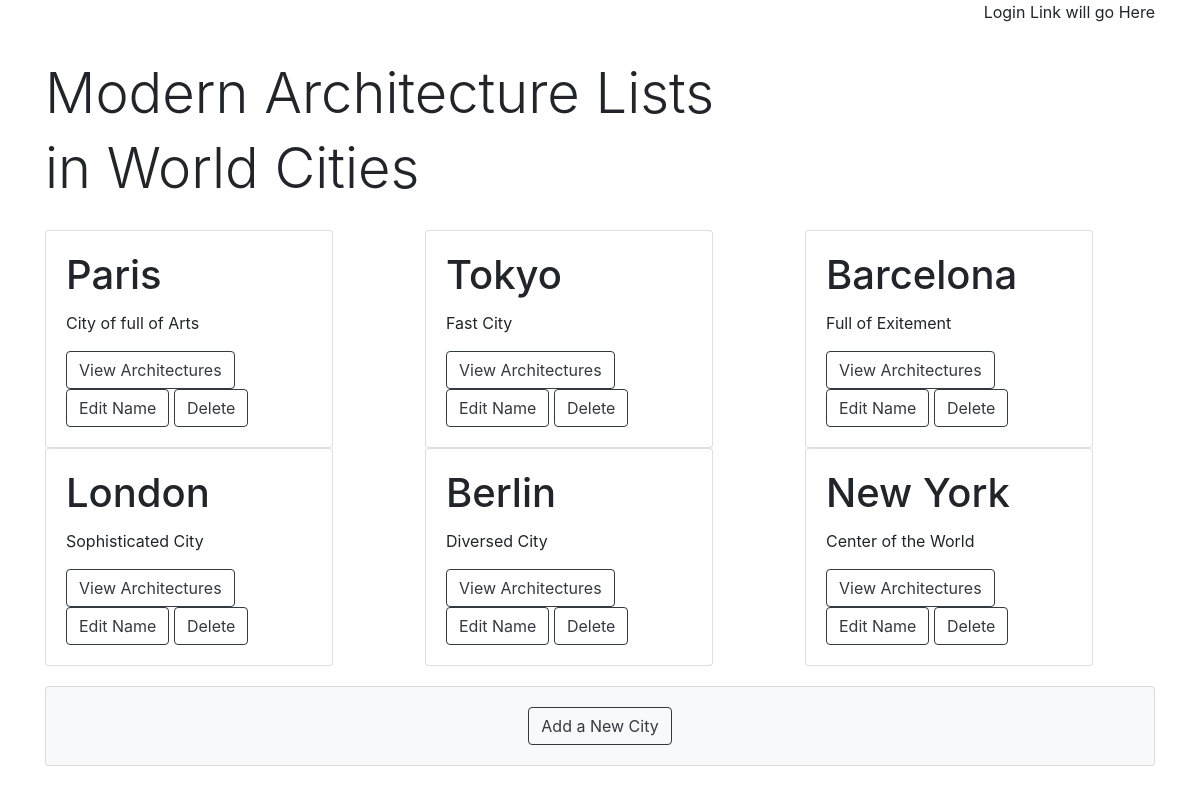
Before: /cities/ with the older database file.
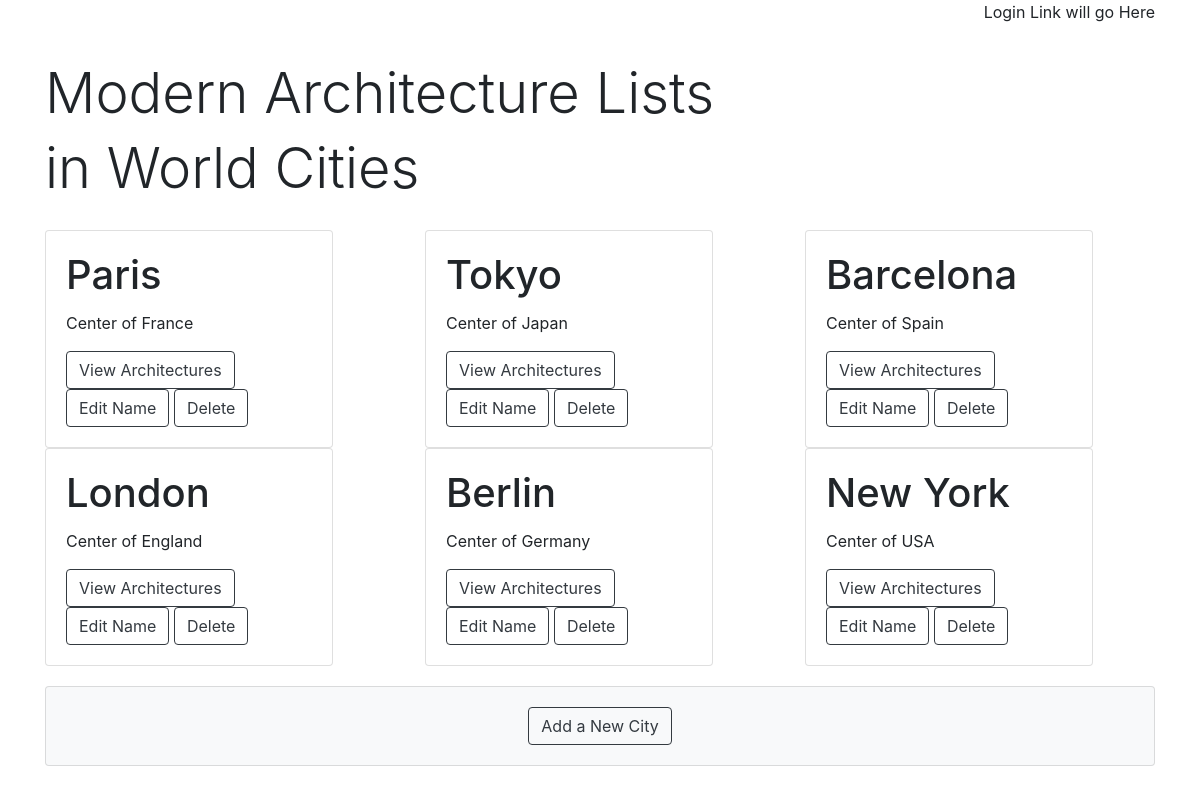
After: the same page with the newer database file.
### database_setup.py (models this page shows)
class City(Base):
    __tablename__ = 'city'
    id = Column(Integer, primary_key=True)
    name = Column(String(250), nullable=False)
    description = Column(String(250), nullable=False)
    user_id = Column(Integer, ForeignKey('user.id'))
    user = relationship(User)

### project.py (the view)
@app.route('/')
@app.route('/cities/')
def showCities():
    cities = session.query(City).order_by(City.id)
    return render_template('cities.html', cities=cities)

### templates/cities.html
{% extends "main.html" %}
{% block content %}
{% include "header.html" %}
<div class='row'>
    <h1 class='col-12 display-4'>Modern Architecture Lists</h1>
    <h1 class='col-12 display-4'>in World Cities</h1>
</div>
<div class='row'>
	{% for city in cities %}
        <div class='col-sm-4'>
            <div class="card" style="width: 18rem;">
                <div class="card-body">
                    <h1 class="card-title">{{city.name}}</h1>
                    <p class="card-text">{{city.description}}</p>
                    <a href="{{url_for('showArchitectures', city_id=city.id)}}" class='btn btn-outline-dark'>View Architectures</a>
                    <a href="{{url_for('editCity', city_id=city.id)}}" class='btn btn-outline-dark'>Edit Name</a>
                    <a href="{{url_for('deleteCity', city_id=city.id)}}" class='btn btn-outline-dark'>Delete</a>
                </div>
            </div>
        </div>
    {% endfor %}
</div>
<div class='row'>
    <div class='col-sm-12'>
            <div class="card bg-light mb-3">
            <div class="card-body text-center">
                <a href="{{url_for('newCity')}}" class='btn btn-outline-dark'>Add a New City</a>
            </div>
        </div>
    </div>
</div>
{% endblock %}

### templates/main.html (shortened to what this page needs)
<!DOCTYPE html>
<html lang="en">
	<head>
		<link rel="stylesheet" href="//netdna.bootstrapcdn.com/bootstrap/4.1.2/css/bootstrap.min.css">
		<link rel=stylesheet type=text/css href="{{ url_for('static', filename='styles.css') }}">
	</head>
	<body>
		<div class="container">
			{% block content %}
			{% endblock %}
		</div>
	</body>
</html>

### templates/header.html
<div class="row top-menu">
	<div class="col-md-6">
	</div>
	<div class="col-md-6 text-right">
					<p>Login Link will go Here </p>
	</div>
</div>

### static/styles.css (style rules this page uses)
.row { padding-bottom: 20px; }

Changed rows visible on the page:
changed City "Paris": description "City of full of Arts" → "Center of France"
changed City "Tokyo": description "Fast City" → "Center of Japan"
changed City "Barcelona": description "Full of Exitement" → "Center of Spain"
changed City "London": description "Sophisticated City" → "Center of England"
changed City "Berlin": description "Diversed City" → "Center of Germany"
changed City "New York": description "Center of the World" → "Center of USA"
